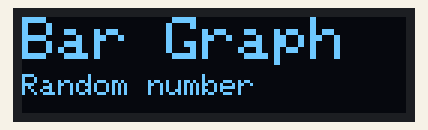
The sketch below on a simulated Arduino Uno, built with avr-gcc and run on an emulated ATmega328P. Shown: 128×32 one-colour display. Random numbers use the default seed unless the sketch sets one.

Above: at 1.1 s.

The sketch:

led12864_bargraph.ino
```cpp
/*

  The purpose of this program is to test and demonstrate the display performance of the 128 x 64 display

  Code will be used to display a bar graph from measured input voltage or random number
  The display is a Balance world Inc 0.96" Inch Yellow and Blue I2c IIC Serial 128x64 Oled LCD Oled LED Module for
  Arduino Display 51 Msp420 Stim32 SCR


  This could tested with a Mega but should work with an UNO

  Kasprzak (c) 2015

  Pin connections
  Arduino   device
  A0    Voltage read (5K pot across +5, and ground)
  A1
  A2
  A3
  A4    SDA (if no SDA pin)
  A5    SCL (if not SCL pin)
  1
  2
  3
  4
  5
  6
  7
  8
  9
  10
  11
  12
  13
  SDA   SDA
  SLC   SLC

  Graphics Libraries
  https://github.com/adafruit/Adafruit-GFX-Library
  https://github.com/adafruit/Adafruit_SSD1306

  display
  http://www.amazon.com/Balance-world-Yellow-Arduino-Display/dp/B00ZI01RO0/ref=sr_1_1?ie=UTF8&qid=1448860339&sr=8-1&keywords=balance+world+.96


*/

#include <SPI.h>
#include <Wire.h>

#include <Adafruit_SSD1306.h>

#define OLED_RESET 4
Adafruit_SSD1306 Display(OLED_RESET);

int r = 0;
int i = 0;

void setup()   {


  Display.begin(SSD1306_SWITCHCAPVCC, 0x3C);  // initialize with the I2C addr 0x3C (for the 128x32)

  // i'll follow the license agreement and display the Adafruit logo
  // and since they were nice enough to supply the libraries
  Display.clearDisplay();
  Display.display();
  delay (1000);

  DrawTitles();

}


void loop() {

  // get some dummy data to display


  r = rand() / 220;
  //r = analogRead(ADJ_PIN);
  //r = r / 7.98;

  Display.setTextSize(2);
  // note set the background color or the old text will still display
  Display.setTextColor(WHITE, BLACK);
  Display.setCursor(0, 33);
  Display.println(Format(r * 7.99 / 204.6, 3, 2));

  //draw the bar graph
  Display.fillRect(r, 50, 128 - r, 10, BLACK);
  Display.fillRect(3, 50, r, 10, WHITE);

  for (i = 1; i < 13; i++) {
    Display.fillRect(i * 10, 50, 2, 10, BLACK);
  }

  // now that the display is build, display it...
  Display.display();


}


void DrawTitles(void) {

  Display.setTextSize(2);
  Display.setTextColor(WHITE);
  Display.setCursor(0, 0);
  Display.println("Bar Graph");

  Display.setTextSize(1);
  Display.setTextColor(WHITE);
  Display.setCursor(0, 19);
  //Display.println("Measured Volts");
  Display.println("Random number");
  Display.display();

}


String Format(double val, int dec, int dig ) {

  // this is my simple way of formatting a number
  // data = Format(number, digits, decimals) when needed

  int addpad = 0;
  char sbuf[20];
  String fdata = (dtostrf(val, dec, dig, sbuf));
  int slen = fdata.length();
  for ( addpad = 1; addpad <= dec + dig - slen; addpad++) {
    fdata = " " + fdata;
  }
  return (fdata);

}
```
